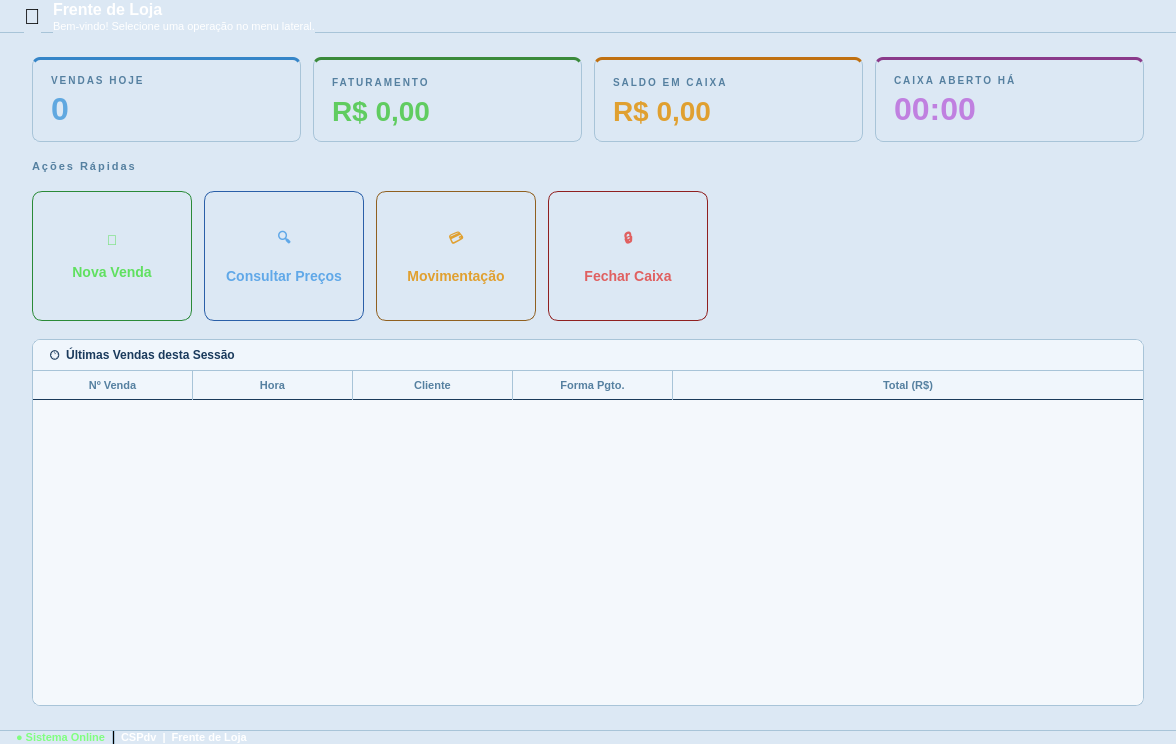
<?xml version="1.0" encoding="UTF-8"?>
<ui version="4.0">
 <class>TelaHomeFrenteLoja</class>
 <widget class="QWidget" name="TelaHomeFrenteLoja">
  <property name="geometry">
   <rect>
    <x>0</x>
    <y>0</y>
    <width>1176</width>
    <height>744</height>
   </rect>
  </property>
  <property name="windowTitle">
   <string>CSPdv - Frente de Loja</string>
  </property>
  <property name="styleSheet">
   <string notr="true">
    QWidget { font-family: Arial; background-color: #dce8f4; }
   </string>
  </property>
  <layout class="QVBoxLayout" name="mainVLayout">
   <property name="spacing">
    <number>0</number>
   </property>
   <property name="leftMargin">
    <number>0</number>
   </property>
   <property name="topMargin">
    <number>0</number>
   </property>
   <property name="rightMargin">
    <number>0</number>
   </property>
   <property name="bottomMargin">
    <number>0</number>
   </property>
   <item>
    <widget class="QFrame" name="frameHeader">
     <property name="styleSheet">
      <string notr="true">
       QFrame#frameHeader {
        background: qlineargradient(x1:0,y1:0,x2:0,y2:1,
         stop:0 #3585c8, stop:1 #1a5fa0);
        border-bottom: 1px solid #a8c4d8;
       }
      </string>
     </property>
     <layout class="QHBoxLayout" name="headerHL">
      <property name="spacing">
       <number>12</number>
      </property>
      <property name="leftMargin">
       <number>24</number>
      </property>
      <property name="topMargin">
       <number>0</number>
      </property>
      <property name="rightMargin">
       <number>24</number>
      </property>
      <property name="bottomMargin">
       <number>0</number>
      </property>
      <item>
       <widget class="QLabel" name="lblHeaderIcone">
        <property name="styleSheet">
         <string notr="true">background:  qlineargradient(x1:0,y1:0,x2:0,y2:1,
         stop:0 #3585c8, stop:1 #1a5fa0);
font-size:22px;</string>
        </property>
        <property name="text">
         <string>🛒</string>
        </property>
       </widget>
      </item>
      <item>
       <layout class="QVBoxLayout">
        <property name="spacing">
         <number>1</number>
        </property>
        <item>
         <widget class="QLabel" name="lblHeaderTitulo">
          <property name="styleSheet">
           <string notr="true">background-color:  qlineargradient(x1:0,y1:0,x2:0,y2:1,
         stop:0 #3585c8, stop:1 #1a5fa0);
color:white;font-size:16px;font-weight:bold;</string>
          </property>
          <property name="text">
           <string>Frente de Loja</string>
          </property>
         </widget>
        </item>
        <item>
         <widget class="QLabel" name="lblHeaderSub">
          <property name="styleSheet">
           <string notr="true">background-color:  qlineargradient(x1:0,y1:0,x2:0,y2:1,
         stop:0 #3585c8, stop:1 #1a5fa0);
color:white;font-size:11px;</string>
          </property>
          <property name="text">
           <string>Bem-vindo! Selecione uma operação no menu lateral.</string>
          </property>
         </widget>
        </item>
       </layout>
      </item>
      <item>
       <spacer>
        <property name="orientation">
         <enum>Qt::Horizontal</enum>
        </property>
        <property name="sizeHint" stdset="0">
         <size>
          <width>20</width>
          <height>10</height>
         </size>
        </property>
       </spacer>
      </item>
     </layout>
    </widget>
   </item>
   <item>
    <layout class="QVBoxLayout" name="contentVLayout">
     <property name="spacing">
      <number>18</number>
     </property>
     <property name="leftMargin">
      <number>32</number>
     </property>
     <property name="topMargin">
      <number>24</number>
     </property>
     <property name="rightMargin">
      <number>32</number>
     </property>
     <property name="bottomMargin">
      <number>24</number>
     </property>
     <item>
      <layout class="QHBoxLayout" name="cardsHL">
       <property name="spacing">
        <number>12</number>
       </property>
       <item>
        <widget class="QFrame" name="cardVendasSessao">
         <property name="styleSheet">
          <string notr="true">
            QFrame#cardVendasSessao {
             background: qlineargradient(x1:0,y1:0,x2:0,y2:1,
              stop:0 #3585c8, stop:1 #1a5fa0);
             border: 1px solid #a8c4d8;
             border-top: 3px solid #3585c8;
             border-radius: 8px;
            }
           </string>
         </property>
         <layout class="QVBoxLayout" name="cardVendasVL">
          <property name="spacing">
           <number>4</number>
          </property>
          <property name="leftMargin">
           <number>18</number>
          </property>
          <property name="topMargin">
           <number>14</number>
          </property>
          <property name="rightMargin">
           <number>18</number>
          </property>
          <property name="bottomMargin">
           <number>14</number>
          </property>
          <item>
           <widget class="QLabel" name="lblCardVendasLabel">
            <property name="styleSheet">
             <string notr="true">font-size:10px;font-weight:bold;color:#5580a0;letter-spacing:2px;</string>
            </property>
            <property name="text">
             <string>VENDAS HOJE</string>
            </property>
           </widget>
          </item>
          <item>
           <widget class="QLabel" name="lblCardVendasValor">
            <property name="styleSheet">
             <string notr="true">font-size:32px;font-weight:bold;color:#60a8e0;</string>
            </property>
            <property name="text">
             <string>0</string>
            </property>
           </widget>
          </item>
         </layout>
        </widget>
       </item>
       <item>
        <widget class="QFrame" name="cardFaturamento">
         <property name="styleSheet">
          <string notr="true">
            QFrame#cardFaturamento {
             background: qlineargradient(x1:0,y1:0,x2:0,y2:1,
              stop:0 #3585c8, stop:1 #1a5fa0);
             border: 1px solid #a8c4d8;
             border-top: 3px solid #3a8a3a;
             border-radius: 8px;
            }
           </string>
         </property>
         <layout class="QVBoxLayout" name="cardFatVL">
          <property name="spacing">
           <number>4</number>
          </property>
          <property name="leftMargin">
           <number>18</number>
          </property>
          <property name="topMargin">
           <number>14</number>
          </property>
          <property name="rightMargin">
           <number>18</number>
          </property>
          <property name="bottomMargin">
           <number>14</number>
          </property>
          <item>
           <widget class="QLabel" name="lblCardFatLabel">
            <property name="styleSheet">
             <string notr="true">font-size:10px;font-weight:bold;color:#5580a0;letter-spacing:2px;</string>
            </property>
            <property name="text">
             <string>FATURAMENTO</string>
            </property>
           </widget>
          </item>
          <item>
           <widget class="QLabel" name="lblCardFatValor">
            <property name="styleSheet">
             <string notr="true">font-size:28px;font-weight:bold;color:#60cc60;</string>
            </property>
            <property name="text">
             <string>R$ 0,00</string>
            </property>
           </widget>
          </item>
         </layout>
        </widget>
       </item>
       <item>
        <widget class="QFrame" name="cardSaldoCaixa">
         <property name="styleSheet">
          <string notr="true">
            QFrame#cardSaldoCaixa {
             background: qlineargradient(x1:0,y1:0,x2:0,y2:1,
              stop:0 #3585c8, stop:1 #1a5fa0);
             border: 1px solid #a8c4d8;
             border-top: 3px solid #c07010;
             border-radius: 8px;
            }
           </string>
         </property>
         <layout class="QVBoxLayout" name="cardSaldoVL">
          <property name="spacing">
           <number>4</number>
          </property>
          <property name="leftMargin">
           <number>18</number>
          </property>
          <property name="topMargin">
           <number>14</number>
          </property>
          <property name="rightMargin">
           <number>18</number>
          </property>
          <property name="bottomMargin">
           <number>14</number>
          </property>
          <item>
           <widget class="QLabel" name="lblCardSaldoLabel">
            <property name="styleSheet">
             <string notr="true">font-size:10px;font-weight:bold;color:#5580a0;letter-spacing:2px;</string>
            </property>
            <property name="text">
             <string>SALDO EM CAIXA</string>
            </property>
           </widget>
          </item>
          <item>
           <widget class="QLabel" name="lblCardSaldoValor">
            <property name="styleSheet">
             <string notr="true">font-size:28px;font-weight:bold;color:#e0a030;</string>
            </property>
            <property name="text">
             <string>R$ 0,00</string>
            </property>
           </widget>
          </item>
         </layout>
        </widget>
       </item>
       <item>
        <widget class="QFrame" name="cardTempoAberto">
         <property name="styleSheet">
          <string notr="true">
            QFrame#cardTempoAberto {
             background: qlineargradient(x1:0,y1:0,x2:0,y2:1,
              stop:0 #3585c8, stop:1 #1a5fa0);
             border: 1px solid #a8c4d8;
             border-top: 3px solid #8a3a8a;
             border-radius: 8px;
            }
           </string>
         </property>
         <layout class="QVBoxLayout" name="cardTempoVL">
          <property name="spacing">
           <number>4</number>
          </property>
          <property name="leftMargin">
           <number>18</number>
          </property>
          <property name="topMargin">
           <number>14</number>
          </property>
          <property name="rightMargin">
           <number>18</number>
          </property>
          <property name="bottomMargin">
           <number>14</number>
          </property>
          <item>
           <widget class="QLabel" name="lblCardTempoLabel">
            <property name="styleSheet">
             <string notr="true">font-size:10px;font-weight:bold;color:#5580a0;letter-spacing:2px;</string>
            </property>
            <property name="text">
             <string>CAIXA ABERTO HÁ</string>
            </property>
           </widget>
          </item>
          <item>
           <widget class="QLabel" name="lblCardTempoValor">
            <property name="styleSheet">
             <string notr="true">font-size:32px;font-weight:bold;color:#c080e0;</string>
            </property>
            <property name="text">
             <string>00:00</string>
            </property>
           </widget>
          </item>
         </layout>
        </widget>
       </item>
      </layout>
     </item>
     <item>
      <widget class="QLabel" name="lblAtalhosTitle">
       <property name="styleSheet">
        <string notr="true">color:#5580a0;font-size:11px;font-weight:bold;letter-spacing:2px;</string>
       </property>
       <property name="text">
        <string>Ações Rápidas</string>
       </property>
      </widget>
     </item>
     <item>
      <layout class="QHBoxLayout" name="atalhosHL">
       <property name="spacing">
        <number>12</number>
       </property>
       <item>
        <widget class="QPushButton" name="btnAtalhoNovaVenda">
         <property name="minimumSize">
          <size>
           <width>160</width>
           <height>130</height>
          </size>
         </property>
         <property name="styleSheet">
          <string notr="true">
            QPushButton {
             background: qlineargradient(x1:0,y1:0,x2:0,y2:1,
              stop:0 #1a6028, stop:1 #0d3010);
             border: 1px solid #2a8a38;
             border-radius: 10px;
             color: #60e060;
             font-size: 14px;
             font-weight: bold;
            }
            QPushButton:hover {
             background: qlineargradient(x1:0,y1:0,x2:0,y2:1,
              stop:0 #206830, stop:1 #103818);
             border-color: #48cc58;
            }
            QPushButton:pressed {
             background: qlineargradient(x1:0,y1:0,x2:0,y2:1,
              stop:0 #0d3010, stop:1 #061808);
            }
           </string>
         </property>
         <property name="text">
          <string>🛒

Nova Venda</string>
         </property>
        </widget>
       </item>
       <item>
        <widget class="QPushButton" name="btnAtalhoConsulta">
         <property name="minimumSize">
          <size>
           <width>160</width>
           <height>130</height>
          </size>
         </property>
         <property name="styleSheet">
          <string notr="true">
            QPushButton {
             background: qlineargradient(x1:0,y1:0,x2:0,y2:1,
              stop:0 #1a3a6a, stop:1 #0d1e38);
             border: 1px solid #2a5fa8;
             border-radius: 10px;
             color: #60a8e8;
             font-size: 14px;
             font-weight: bold;
            }
            QPushButton:hover {
             background: qlineargradient(x1:0,y1:0,x2:0,y2:1,
              stop:0 #204478, stop:1 #102240);
             border-color: #4888cc;
            }
            QPushButton:pressed {
             background: qlineargradient(x1:0,y1:0,x2:0,y2:1,
              stop:0 #0d1e38, stop:1 #060e1c);
            }
           </string>
         </property>
         <property name="text">
          <string>🔍

Consultar Preços</string>
         </property>
        </widget>
       </item>
       <item>
        <widget class="QPushButton" name="btnAtalhoMovimentacao">
         <property name="minimumSize">
          <size>
           <width>160</width>
           <height>130</height>
          </size>
         </property>
         <property name="styleSheet">
          <string notr="true">
            QPushButton {
             background: qlineargradient(x1:0,y1:0,x2:0,y2:1,
              stop:0 #4a3010, stop:1 #281808);
             border: 1px solid #906020;
             border-radius: 10px;
             color: #e0a030;
             font-size: 14px;
             font-weight: bold;
            }
            QPushButton:hover {
             background: qlineargradient(x1:0,y1:0,x2:0,y2:1,
              stop:0 #583818, stop:1 #30200a);
             border-color: #c08030;
            }
            QPushButton:pressed {
             background: qlineargradient(x1:0,y1:0,x2:0,y2:1,
              stop:0 #281808, stop:1 #140c04);
            }
           </string>
         </property>
         <property name="text">
          <string>💳

Movimentação</string>
         </property>
        </widget>
       </item>
       <item>
        <widget class="QPushButton" name="btnAtalhoFecharCaixa">
         <property name="minimumSize">
          <size>
           <width>160</width>
           <height>130</height>
          </size>
         </property>
         <property name="styleSheet">
          <string notr="true">
            QPushButton {
             background: qlineargradient(x1:0,y1:0,x2:0,y2:1,
              stop:0 #4a1010, stop:1 #280808);
             border: 1px solid #902020;
             border-radius: 10px;
             color: #e06060;
             font-size: 14px;
             font-weight: bold;
            }
            QPushButton:hover {
             background: qlineargradient(x1:0,y1:0,x2:0,y2:1,
              stop:0 #581818, stop:1 #300a0a);
             border-color: #c03030;
            }
            QPushButton:pressed {
             background: qlineargradient(x1:0,y1:0,x2:0,y2:1,
              stop:0 #280808, stop:1 #140404);
            }
           </string>
         </property>
         <property name="text">
          <string>🔒

Fechar Caixa</string>
         </property>
        </widget>
       </item>
       <item>
        <spacer>
         <property name="orientation">
          <enum>Qt::Horizontal</enum>
         </property>
         <property name="sizeHint" stdset="0">
          <size>
           <width>20</width>
           <height>10</height>
          </size>
         </property>
        </spacer>
       </item>
      </layout>
     </item>
     <item>
      <widget class="QFrame" name="frameUltimasVendas">
       <property name="styleSheet">
        <string notr="true">
          QFrame#frameUltimasVendas {
           background-color: #ffffff;
           border: 1px solid #a8c4d8;
           border-radius: 8px;
          }
         </string>
       </property>
       <layout class="QVBoxLayout" name="ultimasVendasVL">
        <property name="spacing">
         <number>0</number>
        </property>
        <property name="leftMargin">
         <number>0</number>
        </property>
        <property name="topMargin">
         <number>0</number>
        </property>
        <property name="rightMargin">
         <number>0</number>
        </property>
        <property name="bottomMargin">
         <number>0</number>
        </property>
        <item>
         <widget class="QLabel" name="lblUltimasVendasHeader">
          <property name="styleSheet">
           <string notr="true">
             QLabel {
              background-color: #f0f6fc;
              color: #1a3a5c;
              font-size: 12px;
              font-weight: bold;
              padding: 8px 14px;
              border-top-left-radius: 8px;
              border-top-right-radius: 8px;
              border-bottom: 1px solid #a8c4d8;
             }
            </string>
          </property>
          <property name="text">
           <string>🕐  Últimas Vendas desta Sessão</string>
          </property>
         </widget>
        </item>
        <item>
         <widget class="QTableWidget" name="tableUltimasVendas">
          <property name="styleSheet">
           <string notr="true">
             QTableWidget{background-color:#f4f8fc;alternate-background-color:#f2f8fc;border:none;border-bottom-left-radius:8px;border-bottom-right-radius:8px;font-size:12px;gridline-color:#dce8f0;outline:0;color:#1a3a5c;}
             QTableWidget::item{padding:5px 10px;}
             QTableWidget::item:selected{background-color:#3585c8;color:#ffffff;}
             QTableWidget::item:hover:!selected{background-color:#ffffff;}
             QHeaderView::section:horizontal{background-color:#f0f6fc;color:#5580a0;font-size:11px;font-weight:bold;padding:5px 10px;border:none;border-right:1px solid #a8c4d8;border-bottom:1px solid #1a3a5a;}
             QHeaderView::section:horizontal:last{border-right:none;}
             QHeaderView::section:horizontal:checked{background-color:#f0f6fc;color:#5580a0;}
             QHeaderView::section:vertical{background-color:#f0f6fc;color:#0a1828;border:none;border-bottom:1px solid #1a3a5a;border-right:1px solid #a8c4d8;width:14px;}
             QHeaderView::section:vertical:checked{background-color:#3585c8;color:#3585c8;}
             QTableCornerButton::section{background-color:#f0f6fc;border:none;border-bottom:1px solid #1a3a5a;border-right:1px solid #a8c4d8;}
             QScrollBar:vertical{background:#f0f4f8;width:8px;margin:0;}
             QScrollBar::handle:vertical{background:#a8c4d8;border-radius:3px;min-height:20px;}
             QScrollBar::handle:vertical:hover{background:#3585c8;}
             QScrollBar::add-line:vertical,QScrollBar::sub-line:vertical{height:0px;}
            </string>
          </property>
          <property name="editTriggers">
           <set>QAbstractItemView::NoEditTriggers</set>
          </property>
          <property name="alternatingRowColors">
           <bool>true</bool>
          </property>
          <property name="selectionBehavior">
           <enum>QAbstractItemView::SelectRows</enum>
          </property>
          <property name="showGrid">
           <bool>true</bool>
          </property>
          <property name="sortingEnabled">
           <bool>false</bool>
          </property>
          <property name="rowCount">
           <number>0</number>
          </property>
          <property name="columnCount">
           <number>5</number>
          </property>
          <attribute name="horizontalHeaderVisible">
           <bool>true</bool>
          </attribute>
          <attribute name="horizontalHeaderDefaultSectionSize">
           <number>160</number>
          </attribute>
          <attribute name="horizontalHeaderHighlightSections">
           <bool>false</bool>
          </attribute>
          <attribute name="horizontalHeaderStretchLastSection">
           <bool>true</bool>
          </attribute>
          <attribute name="verticalHeaderVisible">
           <bool>true</bool>
          </attribute>
          <attribute name="verticalHeaderDefaultSectionSize">
           <number>28</number>
          </attribute>
          <attribute name="verticalHeaderHighlightSections">
           <bool>false</bool>
          </attribute>
          <column>
           <property name="text">
            <string>Nº Venda</string>
           </property>
          </column>
          <column>
           <property name="text">
            <string>Hora</string>
           </property>
          </column>
          <column>
           <property name="text">
            <string>Cliente</string>
           </property>
          </column>
          <column>
           <property name="text">
            <string>Forma Pgto.</string>
           </property>
          </column>
          <column>
           <property name="text">
            <string>Total (R$)</string>
           </property>
          </column>
         </widget>
        </item>
       </layout>
      </widget>
     </item>
    </layout>
   </item>
   <item>
    <widget class="QFrame" name="frameStatusBar">
     <property name="styleSheet">
      <string notr="true">
       QFrame#frameStatusBar {
        background-color:  qlineargradient(x1:0,y1:0,x2:0,y2:1,
         stop:0 #3585c8, stop:1 #1a5fa0);
        border-top: 1px solid #a8c4d8;
       }
      </string>
     </property>
     <layout class="QHBoxLayout" name="statusHL">
      <property name="leftMargin">
       <number>16</number>
      </property>
      <property name="topMargin">
       <number>0</number>
      </property>
      <property name="rightMargin">
       <number>16</number>
      </property>
      <property name="bottomMargin">
       <number>0</number>
      </property>
      <item>
       <widget class="QLabel" name="lblStatusSistema">
        <property name="styleSheet">
         <string notr="true">background:  qlineargradient(x1:0,y1:0,x2:0,y2:1,
         stop:0 #3585c8, stop:1 #1a5fa0);
color:#80ff80;font-size:11px;font-weight:bold;</string>
        </property>
        <property name="text">
         <string>● Sistema Online</string>
        </property>
       </widget>
      </item>
      <item>
       <widget class="QFrame" name="frameSepStatus">
        <property name="styleSheet">
         <string notr="true">background-color:#a8c4d8;</string>
        </property>
        <property name="frameShape">
         <enum>QFrame::VLine</enum>
        </property>
       </widget>
      </item>
      <item>
       <widget class="QLabel" name="lblStatusBar">
        <property name="styleSheet">
         <string notr="true">background:  qlineargradient(x1:0,y1:0,x2:0,y2:1,
         stop:0 #3585c8, stop:1 #1a5fa0);
color:white;font-size:11px;font-weight:bold;</string>
        </property>
        <property name="text">
         <string>CSPdv  |  Frente de Loja</string>
        </property>
       </widget>
      </item>
      <item>
       <spacer>
        <property name="orientation">
         <enum>Qt::Horizontal</enum>
        </property>
        <property name="sizeHint" stdset="0">
         <size>
          <width>20</width>
          <height>10</height>
         </size>
        </property>
       </spacer>
      </item>
     </layout>
    </widget>
   </item>
  </layout>
 </widget>
 <resources/>
 <connections/>
</ui>
